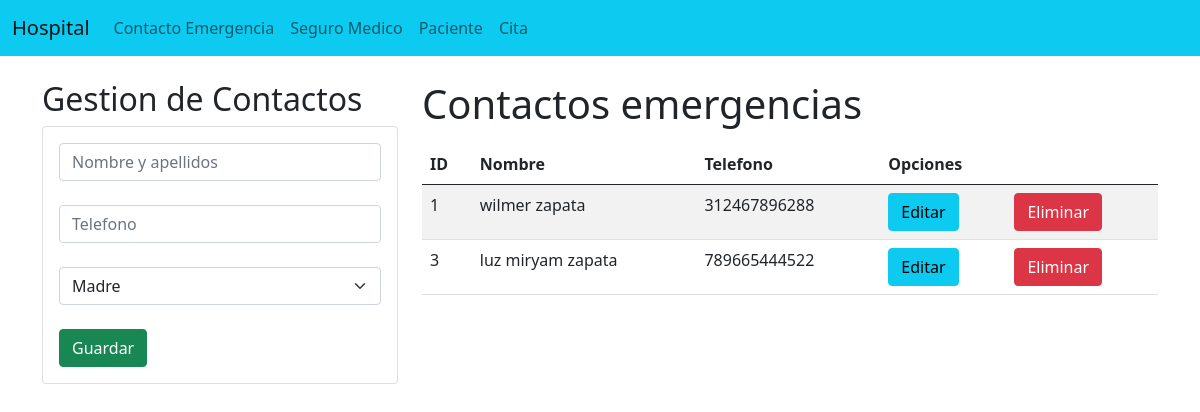
/contacto/, run on the app's committed database.
### Menus/models.py (models this page shows, shortened)
class contacto_emergencia(models.Model):
    idContactoEmergencia = models.AutoField(primary_key=True)
    NombreContactoEmergencia = models.CharField(max_length=100, blank=False)
    telefonoContactoEmergencia = models.CharField(max_length=20, blank=False)
    relacionContactoEmergencia = models.CharField(max_length=50, blank=False, choices=relacion_choice)

### Menus/views.py (the view)
# urls.py: path('contacto/', views.administrativo, name='contactoEmergencia' ),
def administrativo(request):
    contactos = contacto_emergencia.objects.all()
    return render(request, "administrativos.html", {"contactos" : contactos })

### Menus/Templates/administrativos.html (shortened to what this page needs)
<!DOCTYPE html>
<html lang="en">
<head>
  <link href="https://cdn.jsdelivr.net/npm/bootstrap@5.0.2/dist/css/bootstrap.min.css" rel="stylesheet">
</head>
<body>
  <nav class="navbar navbar-expand-lg navbar-light bg-info">
    <div class="container-fluid">
      <a class="navbar-brand" href="#">Hospital</a>
      <div class="collapse navbar-collapse" id="navbarNav">
        <ul class="navbar-nav">
          <li class="nav-item">
            <a class="nav-link" href="{% url 'contactoEmergencia' %}">Contacto Emergencia</a>
          </li>
          <li class="nav-item">
            <a class="nav-link" href="{% url 'seguros' %}">Seguro Medico</a>
          </li>
          <li class="nav-item">
            <a class="nav-link" href="{% url 'pacientes' %}">Paciente</a>
          </li>
          <li class="nav-item">
            <a class="nav-link" href="{% url 'citas' %}">Cita</a>
          </li>
        </ul>
      </div>
    </div>
  </nav>
  <div class="container py-4">
    <div class="row">
        <div class="col-sm-12 col-md-6 col-lg-4 col-xl-4">
            <h2>Gestion de Contactos</h2>
            <div class="card">
                <div class="card-body">
                    <form action="registrarContacto/" method="POST">{% csrf_token %}
                        <div class="form-group">
                            <input type="text" id="txtNombreContacto" name="txtNombreContacto" class="form-control"  placeholder="Nombre y apellidos" required>
                        </div>
                        <br>
                        <div class="form-group">
                            <input type="text" id="txtTelefonoContacto" name="txtTelefonoContacto" class="form-control" minlength="10" placeholder="Telefono" required>
                        </div>
                        <br>
                        <div class="form-group">
                          <select class="form-select" aria-label="Default select example" id="txtRelacionContacto" name="txtRelacionContacto">
                            <option value="Madre">Madre</option>
                        </select>
                        </div>
                        <br>
                        <div class="form-group">
                            <button type="submit" class="btn btn-success btn-block text-white">Guardar</button>
                        </div>
                    </form>
                </div>
            </div>
        </div>
        <div class="col-sm-12 col-md-6 col-lg-8 col-xl-8">
            <h1>Contactos emergencias</h1>
            <div class="table-responsive py-2">
                <table class="table table-striped">
                    <thead>
                        <tr>
                            <th>ID</th>
                            <th>Nombre</th>
                            <th>Telefono</th>
                            <th colspan="2">Opciones</th>
                        </tr>
                    </thead>
                    <tbody>
                        {% for c in contactos %}
                        <tr>
                            <td>{{c.idContactoEmergencia}} </td>
                            <td>{{c.NombreContactoEmergencia}} </td>
                            <td>{{c.telefonoContactoEmergencia}} </td>
                            <td><a href="edicionContacto/{{c.idContactoEmergencia}}" class="btn btn-info">Editar</a></td>
                            <td><a href="eliminarContacto/{{c.idContactoEmergencia}}" class="btn btn-danger">Eliminar</a></td>
                        </tr>
                        {% endfor %}
                    </tbody>
                </table>
            </div>
        </div>
    </div>
  </div>
</body>
</html>

### data on the page
contacto_emergencia: idContactoEmergencia "1", NombreContactoEmergencia "wilmer zapata", telefonoContactoEmergencia "312467896288"
contacto_emergencia: idContactoEmergencia "3", NombreContactoEmergencia "luz miryam zapata", telefonoContactoEmergencia "789665444522"
